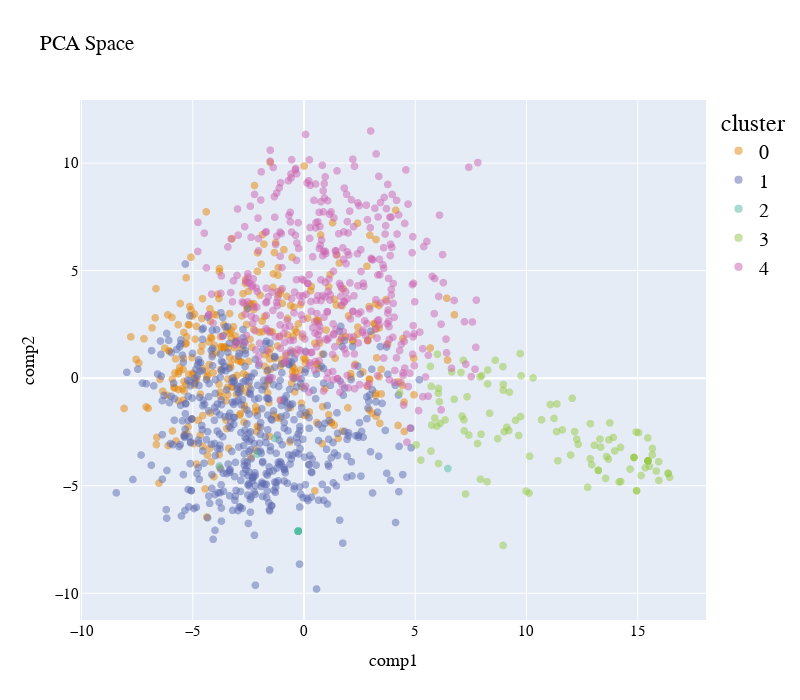

Notebook source saved alongside this figure:
### Code cell
plot_pca_2d(df_pca_2d, title = "PCA Space 2D - Clusters", opacity=0.5, width_line = 0.1)

### Figure 1 — Plotly figure (JSON) as saved in the notebook; plotly's stock layout.template omitted (floating-point values rounded to 4 significant figures; data arrays with more than 128 entries replaced by an {"elided": "..."} marker saying what was removed)
{"data": [{"hovertemplate": "cluster=0<br>comp1=%{x}<br>comp2=%{y}<extra></extra>", "legendgroup": "0", "marker": {"color": "rgb(229, 134, 6)", "line": {"color": "black", "width": 0.1}, "opacity": 0.5, "size": 8, "symbol": "circle"}, "mode": "markers", "name": "0", "showlegend": true, "type": "scattergl", "x": {"elided": "359 float values"}, "xaxis": "x", "y": {"elided": "359 float values"}, "yaxis": "y"}, {"hovertemplate": "cluster=1<br>comp1=%{x}<br>comp2=%{y}<extra></extra>", "legendgroup": "1", "marker": {"color": "rgb(93, 105, 177)", "line": {"color": "black", "width": 0.1}, "opacity": 0.5, "size": 8, "symbol": "circle"}, "mode": "markers", "name": "1", "showlegend": true, "type": "scattergl", "x": {"elided": "515 float values"}, "xaxis": "x", "y": {"elided": "515 float values"}, "yaxis": "y"}, {"hovertemplate": "cluster=2<br>comp1=%{x}<br>comp2=%{y}<extra></extra>", "legendgroup": "2", "marker": {"color": "rgb(82, 188, 163)", "line": {"color": "black", "width": 0.1}, "opacity": 0.5, "size": 8, "symbol": "circle"}, "mode": "markers", "name": "2", "showlegend": true, "type": "scattergl", "x": [-0.2601, -0.2601, -0.2601, -0.2601, -0.2601, -0.2601, -0.2601, -0.2601, -0.2601, -0.2601, -0.2601, -0.2601, -0.2601, -0.2601, -0.2601, -0.2601, -0.2601, -0.2601, -0.2601, -0.2601, -0.2601, -0.2601, -0.2601, -0.2601, -0.2601, -0.2601, -0.2601, -0.2601, -0.2601, -0.2601, -0.2601, -0.2601, -0.2601, -0.2601, -0.2601, -0.2601, -0.2601, -0.2601, -0.2601, -0.2601, -0.2601, -0.2601, -0.2601, -0.2601, -0.2601, -0.2601, -0.2601, -0.2601, -0.2601, -0.2601, -0.2601, -0.2601, -0.2601, -0.2601, -0.2601, -0.2601, -0.2601, -0.2601, -0.2601, 6.467, -1.315, -0.2601, -0.2601, -0.2601, -0.2601, -0.2601, -0.2601, -0.2601, -0.2601, -0.2601, -0.2601, -0.2601, -0.2601, -0.2601, -0.2601, -0.2601, -0.2601, -0.2601, -0.2601, -0.2601, -0.2601, -0.2601, -0.2601, -0.2601, -0.2601, -0.2601, -3.801, -0.2601, -0.2601, -2.105, -0.2601, -0.2601, -0.2601, -0.2601], "xaxis": "x", "y": [-7.108, -7.108, -7.108, -7.108, -7.108, -7.108, -7.108, -7.108, -7.108, -7.108, -7.108, -7.108, -7.108, -7.108, -7.108, -7.108, -7.108, -7.108, -7.108, -7.108, -7.108, -7.108, -7.108, -7.108, -7.108, -7.108, -7.108, -7.108, -7.108, -7.108, -7.108, -7.108, -7.108, -7.108, -7.108, -7.108, -7.108, -7.108, -7.108, -7.108, -7.108, -7.108, -7.108, -7.108, -7.108, -7.108, -7.108, -7.108, -7.108, -7.108, -7.108, -7.108, -7.108, -7.108, -7.108, -7.108, -7.108, -7.108, -7.108, -4.199, -2.801, -7.108, -7.108, -7.108, -7.108, -7.108, -7.108, -7.108, -7.108, -7.108, -7.108, -7.108, -7.108, -7.108, -7.108, -7.108, -7.108, -7.108, -7.108, -7.108, -7.108, -7.108, -7.108, -7.108, -7.108, -7.108, -4.079, -7.108, -7.108, -3.532, -7.108, -7.108, -7.108, -7.108], "yaxis": "y"}, {"hovertemplate": "cluster=3<br>comp1=%{x}<br>comp2=%{y}<extra></extra>", "legendgroup": "3", "marker": {"color": "rgb(153, 201, 69)", "line": {"color": "black", "width": 0.1}, "opacity": 0.5, "size": 8, "symbol": "circle"}, "mode": "markers", "name": "3", "showlegend": true, "type": "scattergl", "x": [11.24, 9.65, 11.07, 7.93, 9.984, 8.706, 14.83, 7.163, 14.66, 13.9, 6.119, 6.642, 15.46, 11.41, 13.69, 15.66, 12.05, 7.987, 8.955, 7.802, 15.95, 16.37, 8.596, 6.345, 13.05, 6.084, 7.106, 15.46, 9.206, 9.001, 8.228, 7.959, 13.23, 15.46, 10.14, 13.96, 14.24, 7.329, 8.943, 9.757, 5.708, 11.37, 6.751, 5.681, 14.83, 12.75, 7.914, 12.87, 13.3, 14.83, 15.46, 15.04, 4.299, 15.66, 11.35, 5.718, 14.95, 11.98, 6.041, 9.733, 5.879, 9.115, 14.16, 15.52, 10.12, 13.6, 15.45, 7.19, 8.95, 12.26, 15.15, 14.93, 9.507, 14.95, 7.411, 15.34, 10.68, 15.46, 5.97, 8.253, 15.83, 5.252, 15.46, 9.233, 6.047, 11.61, 14.23, 8.258, 10.3, 7.201, 5.041, 7.057, 12.16, 9.717, 12.93, 6.0, 13.7, 15.94, 8.961, 13.55, 13.23, 16.44, 12.87, 16.37, 5.738, 13.75, 12.33, 7.261, 8.343, 6.044, 15.46, 13.34], "xaxis": "x", "y": [-1.873, -2.664, -1.225, -4.691, -5.248, -2.81, -3.686, 0.8298, -4.225, -2.756, -2.104, 0.2891, -3.842, -3.835, -3.762, -3.265, -0.9364, 0.122, -0.557, -3.037, -4.753, -4.424, 0.8332, -1.94, -3.117, -1.095, -1.761, -3.842, -2.43, -2.491, -4.813, -2.609, -4.286, -3.842, -3.624, -3.384, -4.803, -0.8643, 0.5346, 0.1109, -3.387, -1.199, -0.9812, 0.5463, -3.686, -5.074, 0.06377, -2.116, -2.831, -3.686, -3.842, -2.531, -0.681, -3.562, -2.483, -0.381, -5.233, -3.572, -0.6969, -1.782, -1.852, -2.278, -4.826, -4.099, -5.339, -3.641, -2.777, -1.936, -7.775, -2.837, -4.525, -2.505, -1.961, -5.233, -2.647, -4.167, -1.935, -3.842, -2.229, -0.2694, -4.318, -3.807, -3.842, -0.6506, -3.966, -2.404, -3.22, 0.3786, 0.01071, -2.447, -3.098, 0.2636, -2.485, 1.143, -4.022, 1.115, -2.87, -3.883, -0.2923, -4.658, -4.286, -4.608, -3.745, -4.424, -2.185, -2.077, -3.072, -5.384, -1.629, -0.4758, -3.842, -3.206], "yaxis": "y"}, {"hovertemplate": "cluster=4<br>comp1=%{x}<br>comp2=%{y}<extra></extra>", "legendgroup": "4", "marker": {"color": "rgb(204, 97, 176)", "line": {"color": "black", "width": 0.1}, "opacity": 0.5, "size": 8, "symbol": "circle"}, "mode": "markers", "name": "4", "showlegend": true, "type": "scattergl", "x": {"elided": "416 float values"}, "xaxis": "x", "y": {"elided": "416 float values"}, "yaxis": "y"}], "layout": {"autosize": false, "font": {"color": "black", "family": "Gilroy", "size": 15}, "height": 700, "legend": {"font": {"size": 20}, "title": {"font": {"family": "Times New Roman"}, "text": "cluster"}, "tracegroupgap": 0}, "scene": {"xaxis": {"title": {"font": {"color": "black"}, "text": "comp1"}}, "yaxis": {"title": {"font": {"color": "black"}, "text": "comp2"}}}, "showlegend": true, "title": {"text": "PCA Space"}, "width": 800, "xaxis": {"anchor": "y", "domain": [0, 1], "title": {"text": "comp1"}}, "yaxis": {"anchor": "x", "domain": [0, 1], "title": {"text": "comp2"}}}}
